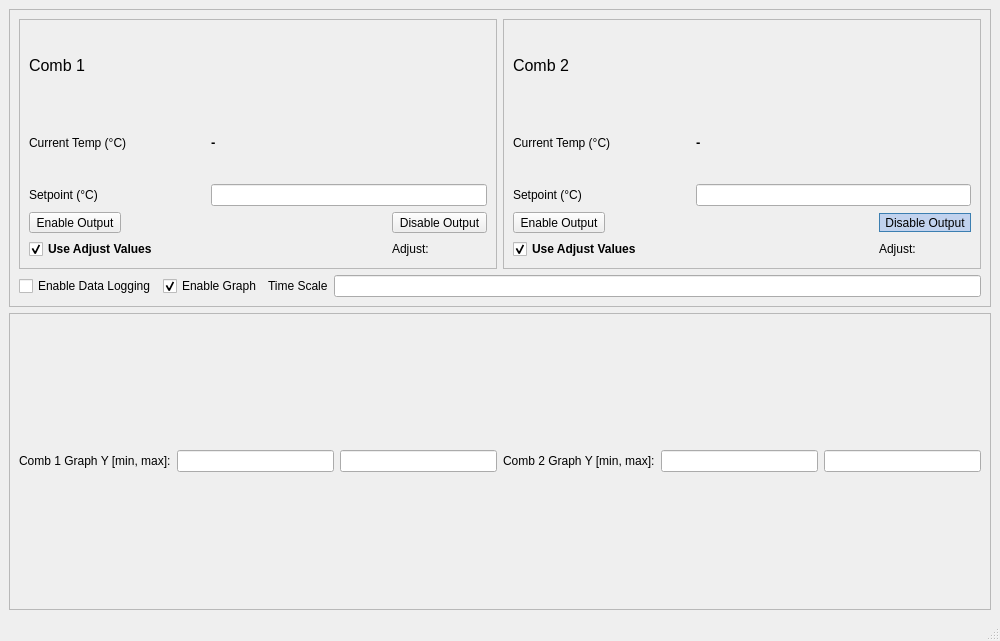
<?xml version="1.0" encoding="UTF-8"?>
<ui version="4.0">
 <class>MainWindow</class>
 <widget class="QMainWindow" name="MainWindow">
  <property name="geometry">
   <rect>
    <x>0</x>
    <y>0</y>
    <width>1000</width>
    <height>641</height>
   </rect>
  </property>
  <property name="sizePolicy">
   <sizepolicy hsizetype="MinimumExpanding" vsizetype="Preferred">
    <horstretch>0</horstretch>
    <verstretch>0</verstretch>
   </sizepolicy>
  </property>
  <property name="windowTitle">
   <string>MainWindow</string>
  </property>
  <widget class="QWidget" name="centralwidget">
   <property name="minimumSize">
    <size>
     <width>900</width>
     <height>600</height>
    </size>
   </property>
   <layout class="QHBoxLayout" name="horizontalLayout">
    <item>
     <layout class="QVBoxLayout" name="layout_laser"/>
    </item>
    <item>
     <layout class="QVBoxLayout" name="layout_temp">
      <item>
       <widget class="QFrame" name="frm_controls">
        <property name="frameShape">
         <enum>QFrame::StyledPanel</enum>
        </property>
        <property name="frameShadow">
         <enum>QFrame::Raised</enum>
        </property>
        <layout class="QVBoxLayout" name="verticalLayout_3">
         <item>
          <layout class="QHBoxLayout" name="tempControlBox">
           <item>
            <widget class="QFrame" name="frm_Oscillator">
             <property name="styleSheet">
              <string notr="true">

QToolButton:checked, QToolButton:pressed {

background-color:rgb(193,210,238);
border: 1px solid rgb(60,127,177);
}

QToolButton:hover{
background-color:rgb(224,232,246);
}

QToolButton:checked:hover{
background-color:rgb(193,210,238);
}

QPushButton:checked:hover{
background-color:rgb(193,210,238);
}</string>
             </property>
             <property name="frameShape">
              <enum>QFrame::StyledPanel</enum>
             </property>
             <property name="frameShadow">
              <enum>QFrame::Raised</enum>
             </property>
             <layout class="QGridLayout" name="gridLayout_2">
              <item row="0" column="0">
               <widget class="QLabel" name="label_2">
                <property name="font">
                 <font>
                  <pointsize>12</pointsize>
                 </font>
                </property>
                <property name="text">
                 <string>Comb 1</string>
                </property>
               </widget>
              </item>
              <item row="1" column="0">
               <widget class="QLabel" name="label_3">
                <property name="text">
                 <string>Current Temp (°C)</string>
                </property>
               </widget>
              </item>
              <item row="1" column="1" colspan="2">
               <widget class="QLabel" name="lbl_current_Oscillator">
                <property name="font">
                 <font>
                  <pointsize>10</pointsize>
                  <weight>75</weight>
                  <bold>true</bold>
                 </font>
                </property>
                <property name="text">
                 <string>-</string>
                </property>
               </widget>
              </item>
              <item row="2" column="0">
               <widget class="QLabel" name="label">
                <property name="text">
                 <string>Setpoint (°C)</string>
                </property>
               </widget>
              </item>
              <item row="2" column="1" colspan="2">
               <widget class="user_friendly_QLineEdit" name="edit_userSetpoint_Oscillator"/>
              </item>
              <item row="3" column="0" colspan="2">
               <widget class="QToolButton" name="btn_enable_Oscillator">
                <property name="text">
                 <string>Enable Output</string>
                </property>
                <property name="checkable">
                 <bool>true</bool>
                </property>
                <property name="autoExclusive">
                 <bool>true</bool>
                </property>
               </widget>
              </item>
              <item row="3" column="2">
               <widget class="QToolButton" name="btn_disable_Oscillator">
                <property name="text">
                 <string>Disable Output</string>
                </property>
                <property name="checkable">
                 <bool>true</bool>
                </property>
                <property name="autoExclusive">
                 <bool>true</bool>
                </property>
               </widget>
              </item>
              <item row="4" column="0" colspan="2">
               <widget class="QCheckBox" name="chk_useAdjustValues_Oscillator">
                <property name="font">
                 <font>
                  <weight>75</weight>
                  <bold>true</bold>
                 </font>
                </property>
                <property name="text">
                 <string>Use Adjust Values</string>
                </property>
                <property name="checked">
                 <bool>true</bool>
                </property>
               </widget>
              </item>
              <item row="4" column="2">
               <widget class="QLabel" name="lbl_oscAdjust">
                <property name="text">
                 <string>Adjust:</string>
                </property>
               </widget>
              </item>
             </layout>
             <zorder>lbl_current_Oscillator</zorder>
             <zorder>label_2</zorder>
             <zorder>label_3</zorder>
             <zorder>label</zorder>
             <zorder>edit_userSetpoint_Oscillator</zorder>
             <zorder>btn_enable_Oscillator</zorder>
             <zorder>btn_disable_Oscillator</zorder>
             <zorder>lbl_oscAdjust</zorder>
             <zorder>chk_useAdjustValues_Oscillator</zorder>
            </widget>
           </item>
           <item>
            <widget class="QFrame" name="frm_Transceiver">
             <property name="styleSheet">
              <string notr="true">

QToolButton:checked, QToolButton:pressed {

background-color:rgb(193,210,238);
border: 1px solid rgb(60,127,177);
}

QToolButton:hover{
background-color:rgb(224,232,246);
}

QToolButton:checked:hover{
background-color:rgb(193,210,238);
}

QPushButton:checked:hover{
background-color:rgb(193,210,238);
}</string>
             </property>
             <property name="frameShape">
              <enum>QFrame::StyledPanel</enum>
             </property>
             <property name="frameShadow">
              <enum>QFrame::Raised</enum>
             </property>
             <layout class="QGridLayout" name="gridLayout_3">
              <item row="0" column="0">
               <widget class="QLabel" name="label_5">
                <property name="font">
                 <font>
                  <pointsize>12</pointsize>
                 </font>
                </property>
                <property name="text">
                 <string>Comb 2</string>
                </property>
               </widget>
              </item>
              <item row="1" column="0">
               <widget class="QLabel" name="label_6">
                <property name="text">
                 <string>Current Temp (°C)</string>
                </property>
               </widget>
              </item>
              <item row="1" column="1" colspan="2">
               <widget class="QLabel" name="lbl_current_Transceiver">
                <property name="font">
                 <font>
                  <pointsize>10</pointsize>
                  <weight>75</weight>
                  <bold>true</bold>
                 </font>
                </property>
                <property name="text">
                 <string>-</string>
                </property>
               </widget>
              </item>
              <item row="2" column="0">
               <widget class="QLabel" name="label_4">
                <property name="text">
                 <string>Setpoint (°C)</string>
                </property>
               </widget>
              </item>
              <item row="2" column="1" colspan="2">
               <widget class="user_friendly_QLineEdit" name="edit_userSetpoint_Transceiver"/>
              </item>
              <item row="3" column="0" colspan="2">
               <widget class="QToolButton" name="btn_enable_Transceiver">
                <property name="text">
                 <string>Enable Output</string>
                </property>
                <property name="checkable">
                 <bool>true</bool>
                </property>
                <property name="autoExclusive">
                 <bool>true</bool>
                </property>
               </widget>
              </item>
              <item row="3" column="2">
               <widget class="QToolButton" name="btn_disable_Transceiver">
                <property name="text">
                 <string>Disable Output</string>
                </property>
                <property name="checkable">
                 <bool>true</bool>
                </property>
                <property name="checked">
                 <bool>true</bool>
                </property>
                <property name="autoExclusive">
                 <bool>true</bool>
                </property>
               </widget>
              </item>
              <item row="4" column="0" colspan="2">
               <widget class="QCheckBox" name="chk_useAdjustValues_Transceiver">
                <property name="font">
                 <font>
                  <weight>75</weight>
                  <bold>true</bold>
                 </font>
                </property>
                <property name="text">
                 <string>Use Adjust Values</string>
                </property>
                <property name="checked">
                 <bool>true</bool>
                </property>
               </widget>
              </item>
              <item row="4" column="2">
               <widget class="QLabel" name="lbl_transAdjust">
                <property name="text">
                 <string>Adjust:</string>
                </property>
               </widget>
              </item>
             </layout>
            </widget>
           </item>
          </layout>
         </item>
         <item>
          <layout class="QHBoxLayout" name="graphEnableBox">
           <item>
            <widget class="QCheckBox" name="chk_enableDataLog">
             <property name="text">
              <string>Enable Data Logging</string>
             </property>
            </widget>
           </item>
           <item>
            <widget class="QCheckBox" name="chk_enableGraph">
             <property name="text">
              <string>Enable Graph</string>
             </property>
             <property name="checked">
              <bool>true</bool>
             </property>
            </widget>
           </item>
           <item>
            <widget class="QLabel" name="label_13">
             <property name="text">
              <string>Time Scale</string>
             </property>
            </widget>
           </item>
           <item>
            <widget class="user_friendly_QLineEdit" name="edit_timeScale"/>
           </item>
          </layout>
         </item>
        </layout>
       </widget>
      </item>
      <item>
       <widget class="QFrame" name="graphFrame">
        <property name="frameShape">
         <enum>QFrame::StyledPanel</enum>
        </property>
        <property name="frameShadow">
         <enum>QFrame::Raised</enum>
        </property>
        <layout class="QVBoxLayout" name="verticalLayout_4">
         <item>
          <layout class="QHBoxLayout" name="graphBox"/>
         </item>
         <item>
          <layout class="QHBoxLayout" name="graphControlsBox">
           <item>
            <layout class="QGridLayout" name="gridLayout">
             <item row="0" column="3">
              <widget class="user_friendly_QLineEdit" name="oscGraphMax"/>
             </item>
             <item row="0" column="2">
              <widget class="user_friendly_QLineEdit" name="oscGraphMin"/>
             </item>
             <item row="0" column="1">
              <widget class="QLabel" name="label_10">
               <property name="text">
                <string>Comb 1 Graph Y [min, max]:</string>
               </property>
              </widget>
             </item>
            </layout>
           </item>
           <item>
            <layout class="QGridLayout" name="gridLayout_4">
             <item row="0" column="3">
              <widget class="user_friendly_QLineEdit" name="receiverGraphMax"/>
             </item>
             <item row="0" column="2">
              <widget class="user_friendly_QLineEdit" name="receiverGraphMin"/>
             </item>
             <item row="0" column="1">
              <widget class="QLabel" name="label_11">
               <property name="text">
                <string>Comb 2 Graph Y [min, max]:</string>
               </property>
              </widget>
             </item>
            </layout>
           </item>
          </layout>
         </item>
        </layout>
       </widget>
      </item>
     </layout>
    </item>
   </layout>
  </widget>
  <widget class="QMenuBar" name="menubar">
   <property name="geometry">
    <rect>
     <x>0</x>
     <y>0</y>
     <width>1000</width>
     <height>21</height>
    </rect>
   </property>
  </widget>
  <widget class="QStatusBar" name="statusbar"/>
 </widget>
 <customwidgets>
  <customwidget>
   <class>user_friendly_QLineEdit</class>
   <extends>QLineEdit</extends>
   <header>user_friendly_QLineEdit.h</header>
  </customwidget>
 </customwidgets>
 <resources/>
 <connections/>
</ui>
